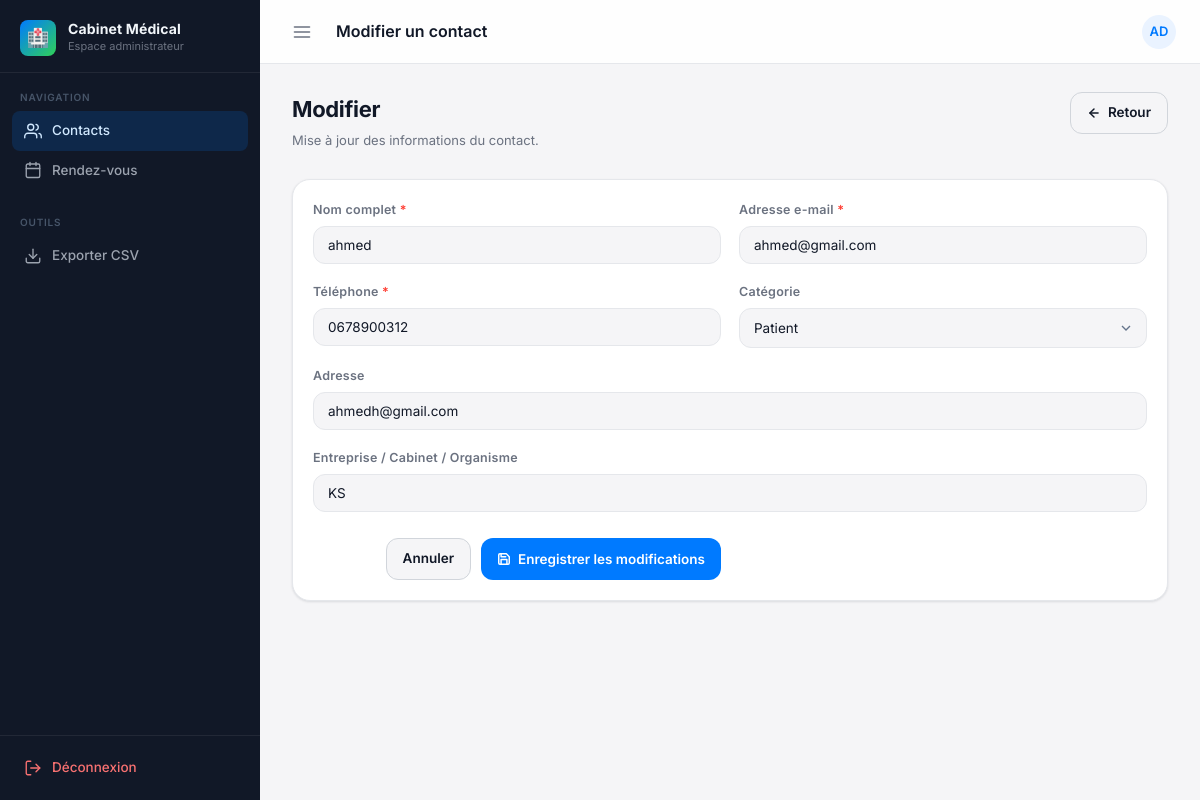
Page /edit/4 (signed in) on the committed database.
### tables this page shows
CREATE TABLE contacts (
                    id INTEGER PRIMARY KEY AUTOINCREMENT,
                    name TEXT NOT NULL,
                    email TEXT UNIQUE NOT NULL,
                    phone TEXT NOT NULL,
                    category TEXT DEFAULT 'General',
                    address TEXT DEFAULT '',
                    company TEXT DEFAULT ''
                );

### app.py (the view, shortened to what this page needs)
@app.route("/edit/<int:id>", methods=["GET", "POST"])
def edit_contact(id):
    if not require_login():
        return redirect(url_for("login"))
    conn = connect()
    cur = conn.cursor()
    cur.execute("SELECT * FROM contacts WHERE id=?", (id,))
    contact = cur.fetchone()
    conn.close()
    return render_template("form.html", contact=contact)

### app.py (called while the page is built)
def connect():
    return sqlite3.connect(DB_PATH)

def require_login():
    return session.get("admin") is True

### templates/form.html (shortened to what this page needs)
{% extends 'base.html' %}
{% block topbar_title %}{{ 'Modifier' if contact else 'Ajouter' }} un contact{% endblock %}
{% block content %}
<div class="page-header">
  <div class="page-header-text">
    <h1>{{ 'Modifier' if contact else 'Nouveau contact' }}</h1>
    <p>{{ 'Mise à jour des informations du contact.' if contact else 'Renseignez les informations du nouveau contact.' }}</p>
  </div>
  <div class="page-header-actions">
    <a class="btn btn-secondary" href="{{ url_for('contacts') }}">
      <svg width="14" height="14" viewBox="0 0 24 24" fill="none" stroke="currentColor" stroke-width="2.5" stroke-linecap="round" stroke-linejoin="round"><line x1="19" y1="12" x2="5" y2="12"/><polyline points="12 19 5 12 12 5"/></svg>
      Retour
    </a>
  </div>
</div>
<div class="card">
  <form class="form-grid" method="post">
    <div class="field">
      <label>Nom complet <span class="required-star">*</span></label>
      <input name="name" placeholder="Ex. : Dr. Ahmed Benali" value="{{ contact[1] if contact else '' }}" required>
    </div>
    <div class="field">
      <label>Adresse e-mail <span class="required-star">*</span></label>
      <input type="email" name="email" placeholder="exemple@email.com" value="{{ contact[2] if contact else '' }}" required>
    </div>
    <div class="field">
      <label>Téléphone <span class="required-star">*</span></label>
      <input name="phone" placeholder="06 XX XX XX XX" value="{{ contact[3] if contact else '' }}" required>
    </div>
    <div class="field">
      <label>Catégorie</label>
      <select name="category">
        {% set selected = contact[4] if contact else 'General' %}
        {% for cat in ['General', 'Patient', 'Fournisseur', 'Laboratoire', 'Client', 'Collègue'] %}
          <option value="{{ cat }}" {% if selected == cat %}selected{% endif %}>{{ cat }}</option>
        {% endfor %}
      </select>
    </div>
    <div class="field full-width">
      <label>Adresse</label>
      <input name="adress" placeholder="Ex. : 12 Rue de la Médecine, Casablanca" value="{{ contact[5] if contact else '' }}">
    </div>
    <div class="field full-width">
      <label>Entreprise / Cabinet / Organisme</label>
      <input name="company" placeholder="Ex. : Laboratoire Bio-Santé" value="{{ contact[6] if contact else '' }}">
    </div>
    <div class="form-actions full-width">
      <a class="btn btn-secondary" href="{{ url_for('contacts') }}">Annuler</a>
      <button type="submit" class="btn btn-primary">
        <svg width="14" height="14" viewBox="0 0 24 24" fill="none" stroke="currentColor" stroke-width="2.5" stroke-linecap="round" stroke-linejoin="round"><path d="M19 21H5a2 2 0 0 1-2-2V5a2 2 0 0 1 2-2h11l5 5v11a2 2 0 0 1-2 2z"/><polyline points="17 21 17 13 7 13 7 21"/><polyline points="7 3 7 8 15 8"/></svg>
        {{ 'Enregistrer les modifications' if contact else 'Créer le contact' }}
      </button>
    </div>
  </form>
</div>
{% endblock %}

### static/style.css (style rules this page uses)
:root { --primary: #007AFF; --primary-dark: #005FCC; --primary-soft: #EAF3FF; --accent: #30D158; --bg: #F5F5F7; --surface: #FFFFFF; --text: #111827; --text-muted: #6B7280; --text-light: #9CA3AF; --border: #E5E7EB; --border-strong: #D1D5DB; --success: #34C759; --success-bg: #ECFDF3; --danger: #FF3B30; --danger-bg: #FEF2F2; --warning: #FF9500; --warning-bg: #FFF7ED; --sidebar: #111827; --sidebar-hover: #1F2937; --navbar: #111827; --table-header: #111827; --whatsapp: #25D366; --email: #EA4335; --sidebar-width: 260px; --sidebar-collapsed: 0px; --topbar-height: 64px; --radius-sm: 8px; --radius: 12px; --radius-lg: 18px; --shadow-sm: 0 1px 3px rgba(17,24,39,.08), 0 1px 2px rgba(17,24,39,.04); --shadow: 0 8px 24px rgba(17,24,39,.10); --shadow-lg: 0 18px 50px rgba(17,24,39,.16); }
* { box-sizing: border-box; margin: 0; padding: 0; }
body { font-family: 'Inter', system-ui, sans-serif; background: var(--bg); color: var(--text); font-size: 14px; line-height: 1.6; }
.page-header { display: flex; align-items: flex-start; justify-content: space-between; gap: 16px; margin-bottom: 28px; flex-wrap: wrap; }
.page-header-text h1 { font-size: 22px; font-weight: 700; color: var(--text); letter-spacing: -.015em; }
.page-header-text p { font-size: 13px; color: var(--text-muted); margin-top: 3px; }
.page-header-actions { display: flex; gap: 10px; align-items: center; flex-wrap: wrap; }
.card { background: var(--surface); border: 1px solid var(--border); border-radius: var(--radius-lg); padding: 20px; margin-bottom: 20px; box-shadow: var(--shadow-sm); }
.btn { display: inline-flex; align-items: center; gap: 7px; padding: 9px 16px; border-radius: var(--radius); font-size: 13.5px; font-weight: 600; cursor: pointer; text-decoration: none; border: none; transition: all .15s; white-space: nowrap; font-family: inherit; }
.btn-primary { background: var(--primary); color: #fff; }
.btn-secondary { background: var(--bg); color: var(--text); border: 1px solid var(--border-strong); }
.form-grid { display: grid; grid-template-columns: repeat(2, 1fr); gap: 18px; }
.field { display: flex; flex-direction: column; gap: 6px; }
.field.full-width { grid-column: 1 / -1; }
.field label { font-size: 12.5px; font-weight: 600; color: var(--text-muted); letter-spacing: .02em; }
.field input, .field select, .field textarea { padding: 10px 14px; border: 1px solid var(--border); border-radius: var(--radius); background: var(--bg); font-size: 13.5px; color: var(--text); font-family: inherit; transition: border .15s, box-shadow .15s; width: 100%; }
.field input::placeholder { color: var(--text-light); }
.field select { appearance: none; background-repeat: no-repeat; background-position: right 12px center; padding-right: 36px; }
.form-actions { display: flex; gap: 10px; justify-content: flex-end; padding-top: 8px; }
.required-star { color: var(--danger); }

### rows in the picture
contacts: name "ahmed", email "ahmed@gmail.com", phone "0678900312", category "Patient", adress "ahmedh@gmail.com", company "KS"

### other values in the picture
{{ 'Modifier' if contact else 'Ajouter' }} "Modifier"
{{ 'Modifier' if contact else 'Nouveau contact' }} "Modifier"
{{ 'Enregistrer les modifications' if contact else 'Créer le contact' }} "Enregistrer les modifications"
